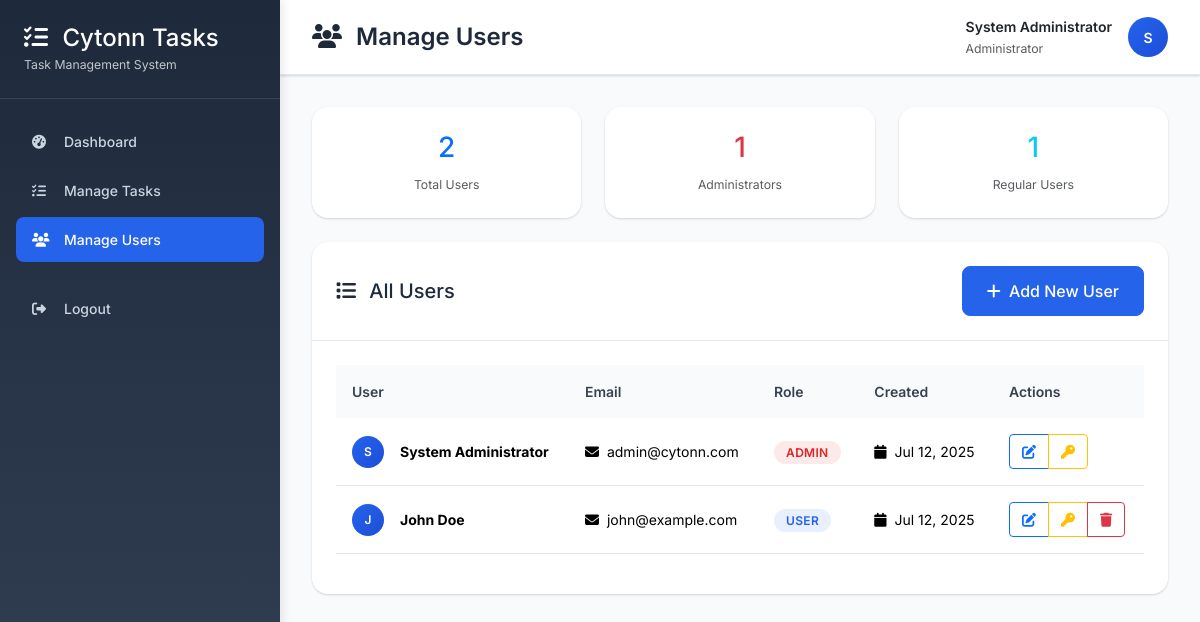
/public/manage-users-new.php (signed in), run on the app's committed database.
### tables this page shows
CREATE TABLE users (
    id INT AUTO_INCREMENT PRIMARY KEY,
    name VARCHAR(100) NOT NULL,
    email VARCHAR(100) UNIQUE NOT NULL,
    password VARCHAR(255) NOT NULL,
    role ENUM('admin', 'user') DEFAULT 'user',
    created_at TIMESTAMP DEFAULT CURRENT_TIMESTAMP,
    updated_at TIMESTAMP DEFAULT CURRENT_TIMESTAMP ON UPDATE CURRENT_TIMESTAMP,
    INDEX idx_email (email),
    INDEX idx_role (role)
);

### app/Auth.php (called while the page is built, shortened)
<?php
class Auth {
    public static function check() {
        return isset($_SESSION['logged_in']) && $_SESSION['logged_in'] === true;
    }
    public static function user() {
        if (self::check()) {
            return [
                'id' => $_SESSION['user_id'],
                'name' => $_SESSION['user_name'],
                'email' => $_SESSION['user_email'],
                'role' => $_SESSION['user_role']
            ];
        }
        return null;
    }
}
?>

### config/database.php (called while the page is built, shortened)
<?php
class Database {
    private $host = 'localhost';
    private $dbname = 'task_management';
    private $username = 'root';
    private $password = '';
    private $connection;
    public function __construct() {
        try {
            $this->connection = new PDO(
                "mysql:host={$this->host};dbname={$this->dbname};charset=utf8",
                $this->username,
                $this->password,
                [
                    PDO::ATTR_ERRMODE => PDO::ERRMODE_EXCEPTION,
                    PDO::ATTR_DEFAULT_FETCH_MODE => PDO::FETCH_ASSOC
                ]
            );
        } catch (PDOException $e) {
            die("Database connection failed: " . $e->getMessage());
        }
    }
    public function fetchAll($sql, $params = []) {
        $stmt = $this->connection->prepare($sql);
        $stmt->execute($params);
        return $stmt->fetchAll();
    }
}
?>

### app/Models/User.php (called while the page is built, shortened)
<?php
require_once __DIR__ . '/../../config/database.php';
class User {
    private $db;
    private $table = 'users';
    public function __construct() {
        $this->db = new Database();
    }
    public function getAll() {
        $sql = "SELECT id, name, email, role, created_at FROM {$this->table} ORDER BY created_at DESC";
        return $this->db->fetchAll($sql);
    }
}
?>

### public/manage-users-new.php (the view, shortened to what this page needs)
<?php
require_once __DIR__ . '/../app/Auth.php';
require_once __DIR__ . '/../app/Models/User.php';
$userModel = new User();
$users = $userModel->getAll();
$currentUser = Auth::user();
$totalUsers = count($users);
$adminUsers = count(array_filter($users, fn($user) => $user['role'] === 'admin'));
$regularUsers = count(array_filter($users, fn($user) => $user['role'] === 'user'));
?>
<!DOCTYPE html>
<html lang="en">
<head>
    <link href="https://cdn.jsdelivr.net/npm/bootstrap@5.3.2/dist/css/bootstrap.min.css" rel="stylesheet">
    <link href="https://cdnjs.cloudflare.com/ajax/libs/font-awesome/6.4.0/css/all.min.css" rel="stylesheet">
</head>
<body>
    <div id="app">
        <nav class="sidebar position-fixed">
            <div class="sidebar-brand">
                <h4 class="mb-0">
                    <i class="fas fa-tasks me-2"></i>
                    Cytonn Tasks
                </h4>
                <small class="text-light opacity-75">Task Management System</small>
            </div>
            <div class="sidebar-nav">
                <div class="nav-item">
                    <a href="dashboard.php" class="nav-link">
                        <i class="fas fa-tachometer-alt"></i>
                        Dashboard
                    </a>
                </div>
                <div class="nav-item">
                    <a href="manage-tasks.php" class="nav-link">
                        <i class="fas fa-tasks"></i>
                        Manage Tasks
                    </a>
                </div>
                <div class="nav-item">
                    <a href="manage-users.php" class="nav-link active">
                        <i class="fas fa-users"></i>
                        Manage Users
                    </a>
                </div>
                <div class="nav-item mt-4">
                    <a href="auth/logout.php" class="nav-link text-danger">
                        <i class="fas fa-sign-out-alt"></i>
                        Logout
                    </a>
                </div>
            </div>
        </nav>
        <div class="main-content">
            <div class="top-navbar">
                <h1 class="page-title">
                    <i class="fas fa-users me-2"></i>
                    Manage Users
                </h1>
                <div class="user-info">
                    <div>
                        <div class="fw-semibold"><?= htmlspecialchars($currentUser['name']) ?></div>
                        <small class="text-muted">Administrator</small>
                    </div>
                    <div class="user-avatar">
                        <?= strtoupper(substr($currentUser['name'], 0, 1)) ?>
                    </div>
                </div>
            </div>
            <div class="content-area">
                <div class="row mb-4">
                    <div class="col-md-4">
                        <div class="card text-center">
                            <div class="card-body">
                                <h3 class="text-primary"><?= $totalUsers ?></h3>
                                <small class="text-muted">Total Users</small>
                            </div>
                        </div>
                    </div>
                    <div class="col-md-4">
                        <div class="card text-center">
                            <div class="card-body">
                                <h3 class="text-danger"><?= $adminUsers ?></h3>
                                <small class="text-muted">Administrators</small>
                            </div>
                        </div>
                    </div>
                    <div class="col-md-4">
                        <div class="card text-center">
                            <div class="card-body">
                                <h3 class="text-info"><?= $regularUsers ?></h3>
                                <small class="text-muted">Regular Users</small>
                            </div>
                        </div>
                    </div>
                </div>
                <div class="card">
                    <div class="card-header d-flex justify-content-between align-items-center">
                        <h5 class="mb-0">
                            <i class="fas fa-list me-2"></i>
                            All Users
                        </h5>
                        <button class="btn btn-primary" data-bs-toggle="modal" data-bs-target="#userModal" onclick="openUserModal()">
                            <i class="fas fa-plus me-1"></i> Add New User
                        </button>
                    </div>
                    <div class="card-body">
                        <div class="table-responsive">
                            <table class="table table-hover">
                                <thead>
                                    <tr>
                                        <th>User</th>
                                        <th>Email</th>
                                        <th>Role</th>
                                        <th>Created</th>
                                        <th>Actions</th>
                                    </tr>
                                </thead>
                                <tbody>
                                    <?php if (empty($users)): ?>
                                    <tr>
                                        <td colspan="5" class="text-center py-4">
                                            <i class="fas fa-users fa-2x text-muted mb-2"></i>
                                            <p class="text-muted mb-0">No users found. Create your first user!</p>
                                        </td>
                                    </tr>
                                    <?php else: ?>
                                    <?php foreach ($users as $user): ?>
                                    <tr>
                                        <td>
                                            <div class="d-flex align-items-center">
                                                <div class="user-avatar me-3" style="width: 32px; height: 32px; font-size: 12px;">
                                                    <?= strtoupper(substr($user['name'], 0, 1)) ?>
                                                </div>
                                                <strong><?= htmlspecialchars($user['name']) ?></strong>
                                            </div>
                                        </td>
                                        <td>
                                            <i class="fas fa-envelope me-1"></i>
                                            <?= htmlspecialchars($user['email']) ?>
                                        </td>
                                        <td>
                                            <span class="role-badge role-<?= $user['role'] ?>">
                                                <?= ucfirst($user['role']) ?>
                                            </span>
                                        </td>
                                        <td>
                                            <i class="fas fa-calendar me-1"></i>
                                            <?= (new DateTime($user['created_at']))->format('M d, Y') ?>
                                        </td>
                                        <td>
                                            <div class="btn-group btn-group-sm" role="group">
                                                <button class="btn btn-outline-primary" onclick="editUser(<?= htmlspecialchars(json_encode($user)) ?>)" title="Edit User">
                                                    <i class="fas fa-edit"></i>
                                                </button>
                                                <button class="btn btn-outline-warning" onclick="resetPassword(<?= $user['id'] ?>, '<?= htmlspecialchars($user['name']) ?>')" title="Reset Password">
                                                    <i class="fas fa-key"></i>
                                                </button>
                                                <?php if ($user['id'] !== $currentUser['id']): ?>
                                                <button class="btn btn-outline-danger" onclick="deleteUser(<?= $user['id'] ?>, '<?= htmlspecialchars($user['name']) ?>')" title="Delete User">
                                                    <i class="fas fa-trash"></i>
                                                </button>
                                                <?php endif; ?>
                                            </div>
                                        </td>
                                    </tr>
                                    <?php endforeach; ?>
                                    <?php endif; ?>
                                </tbody>
                            </table>
                        </div>
                    </div>
                </div>
            </div>
        </div>
    </div>
</body>
</html>

### public/manage-users-new.php (style rules this page uses)
:root { --primary-color: #2563eb; --primary-dark: #1d4ed8; --secondary-color: #64748b; --success-color: #059669; --warning-color: #d97706; --danger-color: #dc2626; --light-bg: #f8fafc; --card-shadow: 0 1px 3px 0 rgba(0, 0, 0, 0.1), 0 1px 2px 0 rgba(0, 0, 0, 0.06); --card-shadow-hover: 0 10px 15px -3px rgba(0, 0, 0, 0.1), 0 4px 6px -2px rgba(0, 0, 0, 0.05); }
* { font-family: 'Inter', sans-serif; }
body { background-color: var(--light-bg); font-size: 14px; }
.sidebar { min-height: 100vh; background: linear-gradient(180deg, #1e293b 0%, #334155 100%); box-shadow: 2px 0 10px rgba(0, 0, 0, 0.1); width: 280px; }
.sidebar-brand { padding: 1.5rem; border-bottom: 1px solid rgba(255, 255, 255, 0.1); color: white; text-decoration: none; }
.sidebar-nav { padding: 1rem 0; }
.nav-item { margin: 0.25rem 1rem; }
.nav-link { color: #cbd5e1 !important; padding: 0.75rem 1rem; border-radius: 0.5rem; transition: all 0.3s ease; text-decoration: none; display: flex; align-items: center; font-weight: 500; }
.nav-link.active { background-color: var(--primary-color); color: white !important; }
.nav-link i { width: 20px; margin-right: 0.75rem; }
.main-content { margin-left: 280px; min-height: 100vh; background-color: var(--light-bg); }
.top-navbar { background: white; box-shadow: var(--card-shadow); padding: 1rem 2rem; display: flex; justify-content: space-between; align-items: center; border-bottom: 1px solid #e2e8f0; }
.page-title { font-size: 1.5rem; font-weight: 600; color: #1e293b; margin: 0; }
.user-info { display: flex; align-items: center; gap: 1rem; }
.user-avatar { width: 40px; height: 40px; border-radius: 50%; background: linear-gradient(135deg, var(--primary-color), var(--primary-dark)); display: flex; align-items: center; justify-content: center; color: white; font-weight: 600; }
.content-area { padding: 2rem; }
.card { background: white; border-radius: 1rem; box-shadow: var(--card-shadow); border: none; transition: all 0.3s ease; }
.card-header { background: none; border-bottom: 1px solid #e2e8f0; padding: 1.5rem; font-weight: 600; color: #1e293b; }
.card-body { padding: 1.5rem; }
.btn-primary { background-color: var(--primary-color); border-color: var(--primary-color); padding: 0.75rem 1.5rem; font-weight: 500; border-radius: 0.5rem; transition: all 0.3s ease; }
.table { font-size: 14px; }
.table th { background-color: #f8fafc; border: none; font-weight: 600; color: #374151; padding: 1rem; }
.table td { padding: 1rem; vertical-align: middle; border-color: #e5e7eb; }
.role-badge { padding: 0.25rem 0.75rem; border-radius: 9999px; font-size: 0.75rem; font-weight: 600; text-transform: uppercase; letter-spacing: 0.025em; }
.role-admin { background-color: rgba(220, 38, 38, 0.1); color: var(--danger-color); }
.role-user { background-color: rgba(37, 99, 235, 0.1); color: var(--primary-color); }
.btn-group .btn { padding: 0.375rem 0.75rem; font-size: 0.875rem; }

### data on the page
users: name "System Administrator", name "S", email "admin@cytonn.com", role "ADMIN", created_at "Jul 12, 2025"
users: name "J", name "John Doe", email "john@example.com", role "USER", created_at "Jul 12, 2025"

### other printed values
$totalUsers "2"
$adminUsers "1"
$regularUsers "1"
